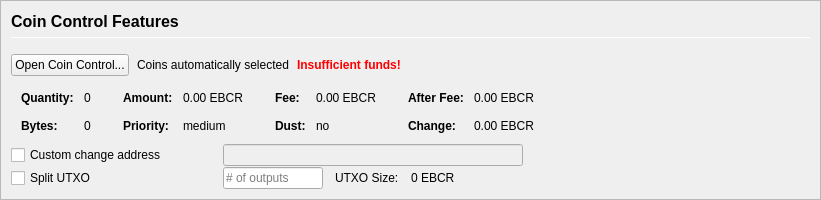
         <widget class="QFrame" name="frameCoinControl">
          <property name="sizePolicy">
           <sizepolicy hsizetype="Expanding" vsizetype="Expanding">
            <horstretch>0</horstretch>
            <verstretch>0</verstretch>
           </sizepolicy>
          </property>
          <property name="maximumSize">
           <size>
            <width>16777215</width>
            <height>16777215</height>
           </size>
          </property>
          <property name="frameShape">
           <enum>QFrame::StyledPanel</enum>
          </property>
          <property name="frameShadow">
           <enum>QFrame::Sunken</enum>
          </property>
          <layout class="QVBoxLayout" name="verticalLayoutCoinControl2">
           <property name="spacing">
            <number>0</number>
           </property>
           <property name="leftMargin">
            <number>0</number>
           </property>
           <property name="topMargin">
            <number>0</number>
           </property>
           <property name="rightMargin">
            <number>0</number>
           </property>
           <property name="bottomMargin">
            <number>0</number>
           </property>
           <item>
            <widget class="QFrame" name="frameCoinControl_BG">
             <layout class="QVBoxLayout" name="verticalLayoutCoinControl" stretch="0,0,0,0,0,0">
              <property name="spacing">
               <number>1</number>
              </property>
              <property name="leftMargin">
               <number>10</number>
              </property>
              <property name="topMargin">
               <number>10</number>
              </property>
              <item>
               <layout class="QHBoxLayout" name="horizontalLayoutCoinControl1">
                <property name="bottomMargin">
                 <number>15</number>
                </property>
                <item>
                 <layout class="QVBoxLayout" name="verticalLayout_3">
                  <property name="spacing">
                   <number>6</number>
                  </property>
                  <item>
                   <widget class="QLabel" name="labelCoinControlFeatures">
                    <property name="sizePolicy">
                     <sizepolicy hsizetype="Preferred" vsizetype="Maximum">
                      <horstretch>0</horstretch>
                      <verstretch>0</verstretch>
                     </sizepolicy>
                    </property>
                    <property name="minimumSize">
                     <size>
                      <width>0</width>
                      <height>20</height>
                     </size>
                    </property>
                    <property name="font">
                     <font>
                      <pointsize>12</pointsize>
                      <weight>75</weight>
                      <bold>true</bold>
                     </font>
                    </property>
                    <property name="styleSheet">
                     <string notr="true">font-weight:bold;</string>
                    </property>
                    <property name="text">
                     <string>Coin Control Features</string>
                    </property>
                   </widget>
                  </item>
                  <item>
                   <widget class="Line" name="line">
                    <property name="minimumSize">
                     <size>
                      <width>0</width>
                      <height>1</height>
                     </size>
                    </property>
                    <property name="maximumSize">
                     <size>
                      <width>16777215</width>
                      <height>1</height>
                     </size>
                    </property>
                    <property name="orientation">
                     <enum>Qt::Horizontal</enum>
                    </property>
                   </widget>
                  </item>
                 </layout>
                </item>
               </layout>
              </item>
              <item>
               <layout class="QHBoxLayout" name="horizontalLayoutCoinControl2" stretch="0,0,0,0">
                <property name="spacing">
                 <number>8</number>
                </property>
                <property name="bottomMargin">
                 <number>10</number>
                </property>
                <item>
                 <widget class="QPushButton" name="pushButtonCoinControl">
                  <property name="styleSheet">
                   <string notr="true"/>
                  </property>
                  <property name="text">
                   <string>Open Coin Control...</string>
                  </property>
                  <property name="autoDefault">
                   <bool>false</bool>
                  </property>
                 </widget>
                </item>
                <item>
                 <widget class="QLabel" name="labelCoinControlAutomaticallySelected">
                  <property name="text">
                   <string>Coins automatically selected</string>
                  </property>
                  <property name="margin">
                   <number>5</number>
                  </property>
                 </widget>
                </item>
                <item>
                 <widget class="QLabel" name="labelCoinControlInsuffFunds">
                  <property name="font">
                   <font>
                    <weight>75</weight>
                    <bold>true</bold>
                   </font>
                  </property>
                  <property name="styleSheet">
                   <string notr="true">color:red;font-weight:bold;</string>
                  </property>
                  <property name="text">
                   <string>Insufficient funds!</string>
                  </property>
                  <property name="margin">
                   <number>5</number>
                  </property>
                 </widget>
                </item>
                <item>
                 <spacer name="horizontalSpacerCoinControl">
                  <property name="orientation">
                   <enum>Qt::Horizontal</enum>
                  </property>
                  <property name="sizeHint" stdset="0">
                   <size>
                    <width>40</width>
                    <height>1</height>
                   </size>
                  </property>
                 </spacer>
                </item>
               </layout>
              </item>
              <item>
               <widget class="QWidget" name="widgetCoinControl" native="true">
                <property name="sizePolicy">
                 <sizepolicy hsizetype="Preferred" vsizetype="Preferred">
                  <horstretch>0</horstretch>
                  <verstretch>0</verstretch>
                 </sizepolicy>
                </property>
                <property name="minimumSize">
                 <size>
                  <width>0</width>
                  <height>0</height>
                 </size>
                </property>
                <property name="styleSheet">
                 <string notr="true"/>
                </property>
                <layout class="QHBoxLayout" name="horizontalLayoutCoinControl5">
                 <property name="leftMargin">
                  <number>0</number>
                 </property>
                 <property name="topMargin">
                  <number>0</number>
                 </property>
                 <property name="rightMargin">
                  <number>0</number>
                 </property>
                 <property name="bottomMargin">
                  <number>0</number>
                 </property>
                 <item>
                  <layout class="QHBoxLayout" name="horizontalLayoutCoinControl3" stretch="0,0,0,1">
                   <property name="spacing">
                    <number>20</number>
                   </property>
                   <property name="topMargin">
                    <number>0</number>
                   </property>
                   <property name="bottomMargin">
                    <number>10</number>
                   </property>
                   <item>
                    <layout class="QFormLayout" name="formLayoutCoinControl1">
                     <property name="horizontalSpacing">
                      <number>10</number>
                     </property>
                     <property name="verticalSpacing">
                      <number>14</number>
                     </property>
                     <property name="leftMargin">
                      <number>10</number>
                     </property>
                     <property name="topMargin">
                      <number>4</number>
                     </property>
                     <property name="rightMargin">
                      <number>6</number>
                     </property>
                     <item row="0" column="0">
                      <widget class="QLabel" name="labelCoinControlQuantityText">
                       <property name="font">
                        <font>
                         <weight>75</weight>
                         <bold>true</bold>
                        </font>
                       </property>
                       <property name="text">
                        <string>Quantity:</string>
                       </property>
                       <property name="margin">
                        <number>0</number>
                       </property>
                      </widget>
                     </item>
                     <item row="0" column="1">
                      <widget class="QLabel" name="labelCoinControlQuantity">
                       <property name="cursor">
                        <cursorShape>IBeamCursor</cursorShape>
                       </property>
                       <property name="contextMenuPolicy">
                        <enum>Qt::ActionsContextMenu</enum>
                       </property>
                       <property name="text">
                        <string notr="true">0</string>
                       </property>
                       <property name="margin">
                        <number>0</number>
                       </property>
                       <property name="textInteractionFlags">
                        <set>Qt::LinksAccessibleByMouse|Qt::TextSelectableByKeyboard|Qt::TextSelectableByMouse</set>
                       </property>
                      </widget>
                     </item>
                     <item row="1" column="0">
                      <widget class="QLabel" name="labelCoinControlBytesText">
                       <property name="font">
                        <font>
                         <weight>75</weight>
                         <bold>true</bold>
                        </font>
                       </property>
                       <property name="text">
                        <string>Bytes:</string>
                       </property>
                      </widget>
                     </item>
                     <item row="1" column="1">
                      <widget class="QLabel" name="labelCoinControlBytes">
                       <property name="cursor">
                        <cursorShape>IBeamCursor</cursorShape>
                       </property>
                       <property name="contextMenuPolicy">
                        <enum>Qt::ActionsContextMenu</enum>
                       </property>
                       <property name="text">
                        <string notr="true">0</string>
                       </property>
                       <property name="textInteractionFlags">
                        <set>Qt::LinksAccessibleByMouse|Qt::TextSelectableByKeyboard|Qt::TextSelectableByMouse</set>
                       </property>
                      </widget>
                     </item>
                    </layout>
                   </item>
                   <item>
                    <layout class="QFormLayout" name="formLayoutCoinControl2">
                     <property name="horizontalSpacing">
                      <number>10</number>
                     </property>
                     <property name="verticalSpacing">
                      <number>14</number>
                     </property>
                     <property name="leftMargin">
                      <number>6</number>
                     </property>
                     <property name="topMargin">
                      <number>4</number>
                     </property>
                     <property name="rightMargin">
                      <number>6</number>
                     </property>
                     <item row="0" column="0">
                      <widget class="QLabel" name="labelCoinControlAmountText">
                       <property name="font">
                        <font>
                         <weight>75</weight>
                         <bold>true</bold>
                        </font>
                       </property>
                       <property name="text">
                        <string>Amount:</string>
                       </property>
                       <property name="margin">
                        <number>0</number>
                       </property>
                      </widget>
                     </item>
                     <item row="0" column="1">
                      <widget class="QLabel" name="labelCoinControlAmount">
                       <property name="cursor">
                        <cursorShape>IBeamCursor</cursorShape>
                       </property>
                       <property name="contextMenuPolicy">
                        <enum>Qt::ActionsContextMenu</enum>
                       </property>
                       <property name="text">
                        <string notr="true">0.00 EBCR</string>
                       </property>
                       <property name="textInteractionFlags">
                        <set>Qt::LinksAccessibleByMouse|Qt::TextSelectableByKeyboard|Qt::TextSelectableByMouse</set>
                       </property>
                      </widget>
                     </item>
                     <item row="1" column="0">
                      <widget class="QLabel" name="labelCoinControlPriorityText">
                       <property name="font">
                        <font>
                         <weight>75</weight>
                         <bold>true</bold>
                        </font>
                       </property>
                       <property name="text">
                        <string>Priority:</string>
                       </property>
                      </widget>
                     </item>
                     <item row="1" column="1">
                      <widget class="QLabel" name="labelCoinControlPriority">
                       <property name="cursor">
                        <cursorShape>IBeamCursor</cursorShape>
                       </property>
                       <property name="contextMenuPolicy">
                        <enum>Qt::ActionsContextMenu</enum>
                       </property>
                       <property name="text">
                        <string>medium</string>
                       </property>
                       <property name="textInteractionFlags">
                        <set>Qt::LinksAccessibleByMouse|Qt::TextSelectableByKeyboard|Qt::TextSelectableByMouse</set>
                       </property>
                      </widget>
                     </item>
                    </layout>
                   </item>
                   <item>
                    <layout class="QFormLayout" name="formLayoutCoinControl3">
                     <property name="horizontalSpacing">
                      <number>10</number>
                     </property>
                     <property name="verticalSpacing">
                      <number>14</number>
                     </property>
                     <property name="leftMargin">
                      <number>6</number>
                     </property>
                     <property name="topMargin">
                      <number>4</number>
                     </property>
                     <property name="rightMargin">
                      <number>6</number>
                     </property>
                     <item row="0" column="0">
                      <widget class="QLabel" name="labelCoinControlFeeText">
                       <property name="font">
                        <font>
                         <weight>75</weight>
                         <bold>true</bold>
                        </font>
                       </property>
                       <property name="text">
                        <string>Fee:</string>
                       </property>
                       <property name="margin">
                        <number>0</number>
                       </property>
                      </widget>
                     </item>
                     <item row="0" column="1">
                      <widget class="QLabel" name="labelCoinControlFee">
                       <property name="cursor">
                        <cursorShape>IBeamCursor</cursorShape>
                       </property>
                       <property name="contextMenuPolicy">
                        <enum>Qt::ActionsContextMenu</enum>
                       </property>
                       <property name="text">
                        <string notr="true">0.00 EBCR</string>
                       </property>
                       <property name="textInteractionFlags">
                        <set>Qt::LinksAccessibleByMouse|Qt::TextSelectableByKeyboard|Qt::TextSelectableByMouse</set>
                       </property>
                      </widget>
                     </item>
                     <item row="1" column="0">
                      <widget class="QLabel" name="labelCoinControlLowOutputText">
                       <property name="font">
                        <font>
                         <weight>75</weight>
                         <bold>true</bold>
                        </font>
                       </property>
                       <property name="text">
                        <string>Dust:</string>
                       </property>
                      </widget>
                     </item>
                     <item row="1" column="1">
                      <widget class="QLabel" name="labelCoinControlLowOutput">
                       <property name="cursor">
                        <cursorShape>IBeamCursor</cursorShape>
                       </property>
                       <property name="contextMenuPolicy">
                        <enum>Qt::ActionsContextMenu</enum>
                       </property>
                       <property name="text">
                        <string>no</string>
                       </property>
                       <property name="textInteractionFlags">
                        <set>Qt::LinksAccessibleByMouse|Qt::TextSelectableByKeyboard|Qt::TextSelectableByMouse</set>
                       </property>
                      </widget>
                     </item>
                    </layout>
                   </item>
                   <item>
                    <layout class="QFormLayout" name="formLayoutCoinControl4">
                     <property name="horizontalSpacing">
                      <number>10</number>
                     </property>
                     <property name="verticalSpacing">
                      <number>14</number>
                     </property>
                     <property name="leftMargin">
                      <number>6</number>
                     </property>
                     <property name="topMargin">
                      <number>4</number>
                     </property>
                     <property name="rightMargin">
                      <number>6</number>
                     </property>
                     <item row="0" column="0">
                      <widget class="QLabel" name="labelCoinControlAfterFeeText">
                       <property name="font">
                        <font>
                         <weight>75</weight>
                         <bold>true</bold>
                        </font>
                       </property>
                       <property name="text">
                        <string>After Fee:</string>
                       </property>
                       <property name="margin">
                        <number>0</number>
                       </property>
                      </widget>
                     </item>
                     <item row="0" column="1">
                      <widget class="QLabel" name="labelCoinControlAfterFee">
                       <property name="cursor">
                        <cursorShape>IBeamCursor</cursorShape>
                       </property>
                       <property name="contextMenuPolicy">
                        <enum>Qt::ActionsContextMenu</enum>
                       </property>
                       <property name="text">
                        <string notr="true">0.00 EBCR</string>
                       </property>
                       <property name="textInteractionFlags">
                        <set>Qt::LinksAccessibleByMouse|Qt::TextSelectableByKeyboard|Qt::TextSelectableByMouse</set>
                       </property>
                      </widget>
                     </item>
                     <item row="1" column="0">
                      <widget class="QLabel" name="labelCoinControlChangeText">
                       <property name="font">
                        <font>
                         <weight>75</weight>
                         <bold>true</bold>
                        </font>
                       </property>
                       <property name="text">
                        <string>Change:</string>
                       </property>
                      </widget>
                     </item>
                     <item row="1" column="1">
                      <widget class="QLabel" name="labelCoinControlChange">
                       <property name="cursor">
                        <cursorShape>IBeamCursor</cursorShape>
                       </property>
                       <property name="contextMenuPolicy">
                        <enum>Qt::ActionsContextMenu</enum>
                       </property>
                       <property name="text">
                        <string notr="true">0.00 EBCR</string>
                       </property>
                       <property name="textInteractionFlags">
                        <set>Qt::LinksAccessibleByMouse|Qt::TextSelectableByKeyboard|Qt::TextSelectableByMouse</set>
                       </property>
                      </widget>
                     </item>
                    </layout>
                   </item>
                  </layout>
                 </item>
                </layout>
               </widget>
              </item>
              <item>
               <layout class="QHBoxLayout" name="horizontalLayoutCoinControl4">
                <property name="spacing">
                 <number>12</number>
                </property>
                <property name="sizeConstraint">
                 <enum>QLayout::SetDefaultConstraint</enum>
                </property>
                <property name="topMargin">
                 <number>0</number>
                </property>
                <property name="rightMargin">
                 <number>0</number>
                </property>
                <item>
                 <widget class="QCheckBox" name="checkBoxCoinControlChange">
                  <property name="sizePolicy">
                   <sizepolicy hsizetype="Preferred" vsizetype="Preferred">
                    <horstretch>0</horstretch>
                    <verstretch>0</verstretch>
                   </sizepolicy>
                  </property>
                  <property name="minimumSize">
                   <size>
                    <width>200</width>
                    <height>0</height>
                   </size>
                  </property>
                  <property name="maximumSize">
                   <size>
                    <width>200</width>
                    <height>16777215</height>
                   </size>
                  </property>
                  <property name="toolTip">
                   <string>If this is activated, but the change address is empty or invalid, change will be sent to a newly generated address.</string>
                  </property>
                  <property name="text">
                   <string>Custom change address</string>
                  </property>
                 </widget>
                </item>
                <item>
                 <widget class="QValidatedLineEdit" name="lineEditCoinControlChange">
                  <property name="enabled">
                   <bool>false</bool>
                  </property>
                  <property name="sizePolicy">
                   <sizepolicy hsizetype="Preferred" vsizetype="Preferred">
                    <horstretch>0</horstretch>
                    <verstretch>0</verstretch>
                   </sizepolicy>
                  </property>
                  <property name="minimumSize">
                   <size>
                    <width>300</width>
                    <height>0</height>
                   </size>
                  </property>
                 </widget>
                </item>
                <item>
                 <widget class="QLabel" name="labelCoinControlChangeLabel">
                  <property name="sizePolicy">
                   <sizepolicy hsizetype="Preferred" vsizetype="Preferred">
                    <horstretch>0</horstretch>
                    <verstretch>0</verstretch>
                   </sizepolicy>
                  </property>
                  <property name="minimumSize">
                   <size>
                    <width>100</width>
                    <height>0</height>
                   </size>
                  </property>
                  <property name="text">
                   <string/>
                  </property>
                  <property name="margin">
                   <number>3</number>
                  </property>
                 </widget>
                </item>
               </layout>
              </item>
              <item>
               <layout class="QHBoxLayout" name="horizontalLayoutCoinControl6">
                <property name="spacing">
                 <number>12</number>
                </property>
                <property name="rightMargin">
                 <number>0</number>
                </property>
                <item>
                 <widget class="QCheckBox" name="splitBlockCheckBox">
                  <property name="sizePolicy">
                   <sizepolicy hsizetype="Preferred" vsizetype="Preferred">
                    <horstretch>0</horstretch>
                    <verstretch>0</verstretch>
                   </sizepolicy>
                  </property>
                  <property name="minimumSize">
                   <size>
                    <width>200</width>
                    <height>0</height>
                   </size>
                  </property>
                  <property name="maximumSize">
                   <size>
                    <width>200</width>
                    <height>16777215</height>
                   </size>
                  </property>
                  <property name="text">
                   <string>Split UTXO</string>
                  </property>
                 </widget>
                </item>
                <item>
                 <widget class="QLineEdit" name="splitBlockLineEdit">
                  <property name="sizePolicy">
                   <sizepolicy hsizetype="Preferred" vsizetype="Preferred">
                    <horstretch>50</horstretch>
                    <verstretch>0</verstretch>
                   </sizepolicy>
                  </property>
                  <property name="minimumSize">
                   <size>
                    <width>100</width>
                    <height>0</height>
                   </size>
                  </property>
                  <property name="maximumSize">
                   <size>
                    <width>100</width>
                    <height>16777215</height>
                   </size>
                  </property>
                  <property name="placeholderText">
                   <string># of outputs</string>
                  </property>
                 </widget>
                </item>
                <item>
                 <widget class="QLabel" name="labelBlockSizeText">
                  <property name="text">
                   <string>UTXO Size:</string>
                  </property>
                 </widget>
                </item>
                <item>
                 <widget class="QLabel" name="labelBlockSize">
                  <property name="text">
                   <string>0 EBCR</string>
                  </property>
                 </widget>
                </item>
                <item>
                 <spacer name="horizontalSpacer_7">
                  <property name="orientation">
                   <enum>Qt::Horizontal</enum>
                  </property>
                  <property name="sizeHint" stdset="0">
                   <size>
                    <width>40</width>
                    <height>20</height>
                   </size>
                  </property>
                 </spacer>
                </item>
               </layout>
              </item>
              <item>
               <spacer name="verticalSpacerCoinControl">
                <property name="orientation">
                 <enum>Qt::Vertical</enum>
                </property>
                <property name="sizeHint" stdset="0">
                 <size>
                  <width>800</width>
                  <height>1</height>
                 </size>
                </property>
               </spacer>
              </item>
             </layout>
            </widget>
           </item>
          </layout>
         </widget>
